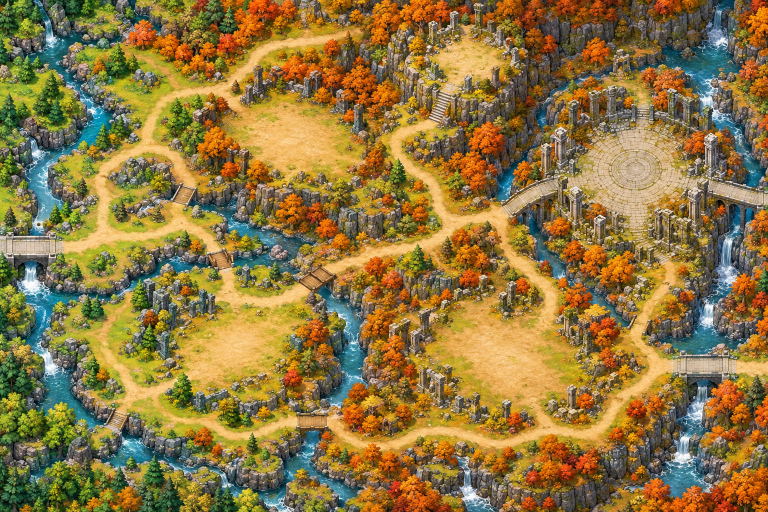
#> input picture assets/maps/source/amberwood/full.png, 1536 x 1024 px (shown at 1/2 size)
$ python -i trace-field.py   (imports and definitions only)
#> lines starting #> are read from the running program, lines starting #| are printed output that depends on the picture; after the words box and inside, x2 and y2 are one past the last pixel; in counts of white or black regions, pixels touching at a corner belong together
#!/usr/bin/env python3
"""Trace which tiles of a painted field can be walked on.

    python3 tools/trace-field.py greenmire [overlay.png]

A painted map is one picture; the game still needs to know where a character
may stand. The picture is split into the map's tile grid and each pixel is
sorted by colour: the dirt paths, the open grass and the wooden stairs and
bridges are ground; tree canopy, water, the grey cliff faces and boulders are
not. A tile is blocked when too little of it is ground. Pockets of ground no
path reaches (a clearing walled in by trees, the little islands) are closed
too, so nothing can be stranded there.

Writes shared/data/<id>-obstacles.js (one string per row, '#' blocked) and
assets/maps/<id>.webp (the picture the game draws).
"""
import os
import sys
from collections import deque

import cv2
import numpy as np
from PIL import Image

ROOT = os.path.join(os.path.dirname(__file__), '..')

FIELDS = {
    'greenmire': {
        # stitched by tools/stitch-greenmire.py from the full picture and its six close-ups
        'src': 'assets/maps/source/greenmire2/stitched.png',
        'cols': 90, 'rows': 60,
        # the picture the game draws under the streamed tiles: half size is plenty
        'backdrop_scale': 0.5,
        'seed': (44, 3),
        # the wooden stairs and bridges: dark planks the colour sort calls cliff
        'force_open': [(43, 24, 3, 4), (43, 35, 4, 3), (43, 52, 4, 4), (86, 21, 3, 3), (87, 39, 2, 3)],
        'force_block': [],
    },
    'amberwood': {
        # Monster Field 02, one 1536x1024 painting: autumn woods cut by
        # rivers, dirt clearings joined by paths and bridges, a ruined stone
        # plaza in the north-east
        'src': 'assets/maps/source/amberwood/full.png',
        'cols': 90, 'rows': 60,
        'backdrop_scale': 1,
        'seed': (2, 28),
        'classify': 'autumn',
        'close_gaps': 0.25,
        # the plank bridges and the stone stairs: dark, and sorted as cliff
        # (and the stone bridges and the plaza's worn paving, sorted as rough)
        'force_open': [(20, 21, 3, 3), (24, 29, 3, 3), (35, 31, 3, 3), (35, 48, 3, 3), (13, 48, 2, 3),
                       (50, 10, 3, 5),
                       (0, 27, 8, 3),            # the west stone bridge
                       (78, 41, 12, 3),          # the east stone bridge
                       (69, 15, 10, 11),         # the plaza
                       (82, 21, 8, 2),           # the plaza's east aqueduct
                       (78, 21, 5, 2),           # ...and where it meets the plaza
                       (58, 22, 5, 3), (62, 21, 7, 2),   # the plaza's west aqueduct, curving up to it
                       (26, 9, 3, 3),            # the north path, past the tree over it
                       (35, 30, 6, 3),           # off the middle plank bridge, east
                       (10, 30, 4, 3),           # the west road down to the south-west clearing
                       (18, 44, 6, 3),           # the big south-west clearing onto the south road
                       (27, 6, 3, 3), (26, 11, 3, 2),    # the north path's bends, by the north clearing
                       (46, 27, 4, 3),           # the middle road, where a tree leans over it
                       (28, 49, 3, 2), (31, 48, 4, 3),   # the south road, west of the plank bridge
                       (49, 20, 4, 3),           # the stairs path down to the middle road
                       (57, 24, 3, 3), (58, 27, 3, 4),   # the road south from the plaza bridge
                       (46, 17, 4, 3),           # the stairs path's foot
                       (38, 49, 4, 3), (40, 50, 4, 3),   # the south road, east of the plank bridge
                       (48, 13, 4, 3),           # the top of the stairs path
                       (60, 31, 4, 3),           # the road down to the south-east clearing
                       (43, 51, 3, 2), (61, 50, 3, 2)],  # the south road's two ends in the shade
        'force_block': [],
    },
    'obsidian': {
        # Monster Field 03, one 1536x1024 painting: black rock over lava,
        # ash-brown clearings joined by dirt roads, stone stairs and bridges,
        # a horned arena in the south-east
        'src': 'assets/maps/source/obsidian/full.png',
        'cols': 90, 'rows': 60,
        'backdrop_scale': 1,
        'seed': (25, 22),
        'classify': 'ash',
        'close_gaps': 0.25,
        # the stone stairs and bridges (grey, sorted as rock), and roads
        # darkened by the lava's glow
        # the grey stone stairs and bridges sort as rock: the gaps they leave in
        # the roads are closed across anything that is not lava (bridge_gaps)
        'bridge_gaps': 7,
        'force_open': [(0, 15, 11, 3), (11, 13, 3, 3),          # the west road in, and up to the north loop
                       (12, 31, 3, 3), (14, 32, 6, 3), (18, 34, 3, 2),                  # the south-west bridge
                       (35, 25, 6, 3), (39, 22, 3, 5),                                  # the middle bridge and stairs
                       (38, 8, 5, 2), (37, 10, 3, 5),                                   # the north clearing's west stairs
                       (50, 8, 3, 4), (51, 11, 3, 4), (52, 14, 3, 3),                   # ...and its east stairs
                       (79, 15, 11, 3),                                                 # the east bridge out
                       (66, 24, 4, 3), (69, 26, 4, 3), (72, 27, 4, 3), (74, 28, 3, 6),  # down to the arena's north stairs
                       (45, 33, 4, 3), (47, 34, 4, 3), (50, 35, 4, 3), (53, 36, 4, 3), (56, 37, 4, 3), (58, 38, 3, 3),  # the long bridge
                       (36, 33, 3, 4), (38, 32, 6, 2),                                  # the stairs up from the south-west clearing
                       (24, 46, 3, 3), (26, 48, 6, 3), (31, 49, 8, 3), (38, 50, 8, 3), (45, 51, 5, 3),  # the south road
                       (79, 45, 4, 3), (81, 47, 4, 3), (83, 49, 4, 3), (85, 51, 4, 3), (87, 52, 3, 3),  # the arena's south-east gate
                       (77, 43, 4, 4),                                                  # ...from the arena floor
                       (60, 16, 5, 4),                                                  # the road into the east clearing
                       (13, 12, 5, 2), (39, 18, 3, 3),                                  # the north loop's two ends
                       (41, 7, 3, 3),                                                   # the west stairs' top
                       (48, 52, 4, 4)],                                                 # the south road's end
        'lava_after': 0.5,     # and whatever of those stands over lava is shut again,
        # but for the bridge heads, where the lava glows up round the planks
        'force_after': [(45, 33, 4, 2), (62, 20, 3, 3), (63, 22, 2, 2), (29, 13, 3, 2), (38, 7, 4, 2),
                        (70, 26, 4, 3), (52, 35, 4, 3), (80, 45, 4, 4)],
        'force_block': [],
    },
    'frostfall': {
        # Monster Field 04, one 1536x1024 painting: snowbound ridges and ice
        # falls, snowy roads and clearings, a stair-topped ruin in the north,
        # a great rune plaza in the north-east over a frozen lake
        'src': 'assets/maps/source/frostfall/full.png',
        'cols': 90, 'rows': 60,
        'backdrop_scale': 1,
        'seed': (40, 22),
        'classify': 'snow',
        'close_gaps': 0.2,
        'bridge_gaps': 5,
        'force_open': [(22, 22, 5, 3),                           # the west roads onto the middle
                       (9, 21, 4, 2), (12, 22, 8, 3),            # the west bridge over the falls
                       (14, 9, 10, 2),                           # the north-west bridge
                       (13, 45, 7, 2), (10, 44, 4, 3),           # the south-west bridge
                       (19, 23, 3, 3), (17, 33, 4, 2),           # the west roads' ends
                       (56, 16, 4, 3), (62, 14, 6, 4),           # up the rune plaza's west stairs
                       (80, 16, 7, 5),                           # ...and down its east stairs
                       (67, 6, 17, 10),                          # the rune plaza's floor
                       (53, 17, 4, 3),                           # the middle road up to its west stairs
                       (63, 45, 15, 1), (61, 44, 3, 2),          # the south-east bridge
                       (7, 43, 4, 3), (13, 33, 5, 3),            # the south-west roads
                       (76, 45, 5, 2), (80, 44, 10, 3)],         # the east road out
        'force_block': [],
    },
}


def classify_snow(rgb):
    """Per pixel, for the frost pass: the trodden snow and the grey paving
    are ground - pale, colourless and smooth; the snow on the ridges is as
    pale but rough with rock and trees, the ice blue."""
    img = cv2.GaussianBlur(rgb, (0, 0), 1.2)
    hsv = cv2.cvtColor(img, cv2.COLOR_RGB2HSV).astype(np.int32)
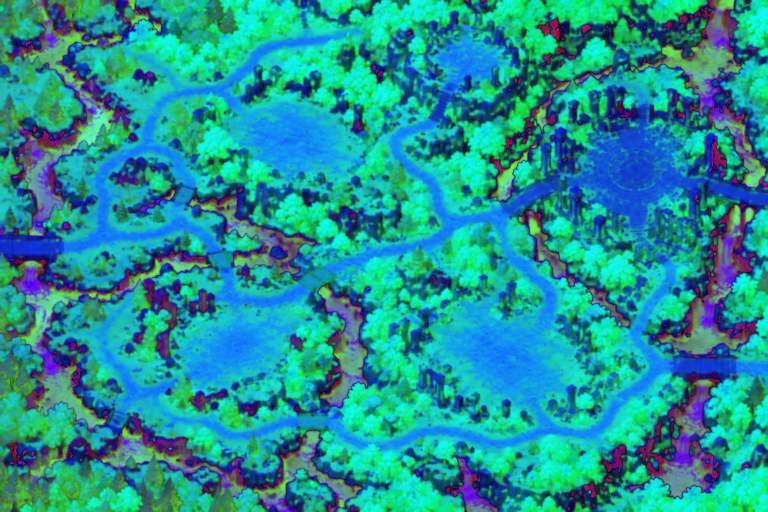
#> hsv: shape (1024, 1536, 3) int32 (shown at 1/2 size); mean R, G, B 31.2, 147.1, 150.2
    s, v = hsv[..., 1], hsv[..., 2]
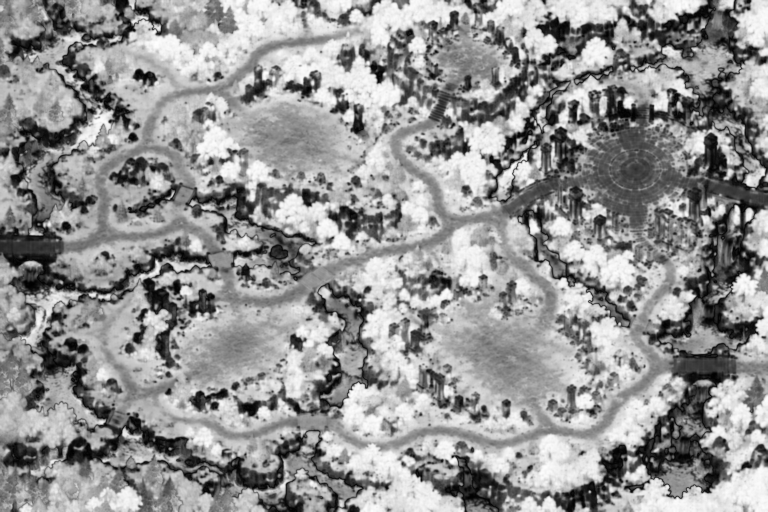
#> s: shape (1024, 1536) int32 (shown at 1/2 size); min 0, max 254, mean 147.1
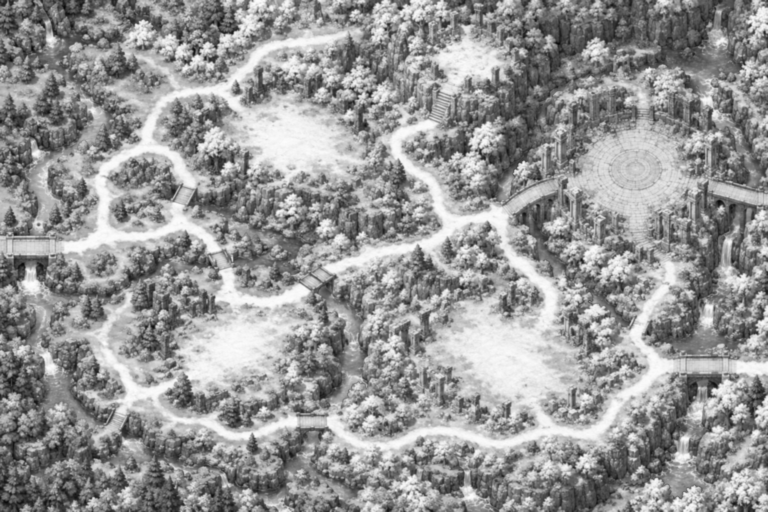
#> v: shape (1024, 1536) int32 (shown at 1/2 size); min 7, max 253, mean 150.2
    lum = cv2.cvtColor(rgb, cv2.COLOR_RGB2GRAY).astype(np.float32)
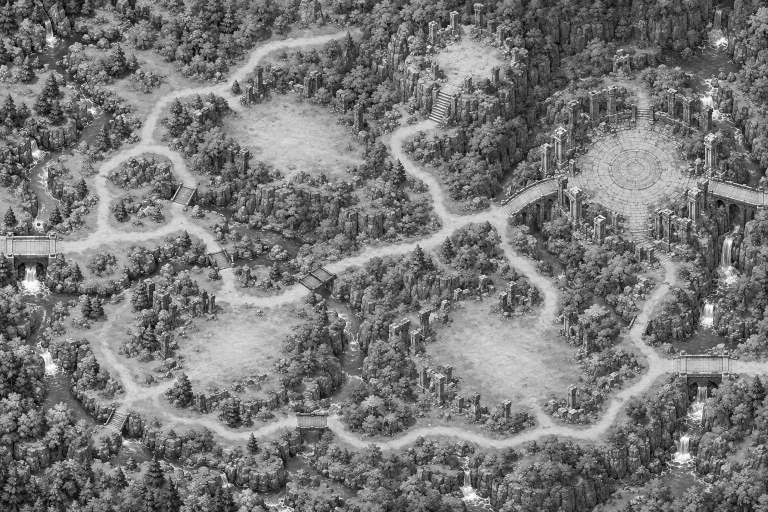
#> lum: shape (1024, 1536) float32 (shown at 1/2 size); min 0, max 255, mean 120
    mu = cv2.blur(lum, (9, 9))
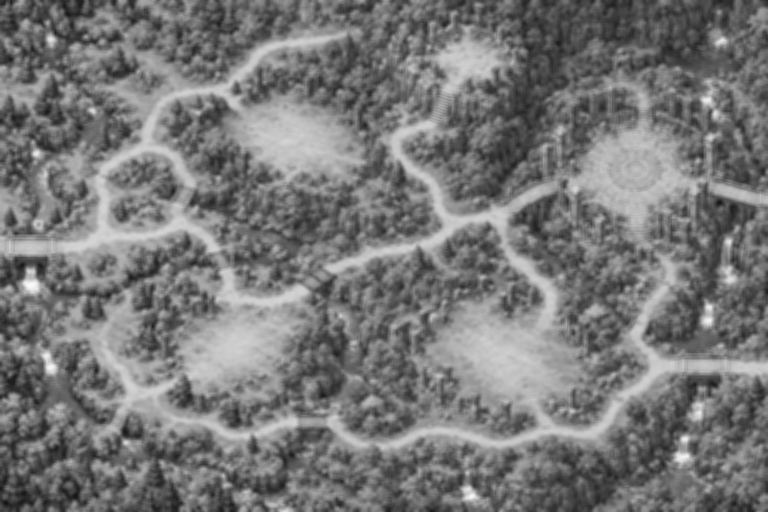
#> mu: shape (1024, 1536) float32 (shown at 1/2 size); min 17.64, max 250.9, mean 120
    sd = np.sqrt(np.maximum(cv2.blur(lum * lum, (9, 9)) - mu * mu, 0))
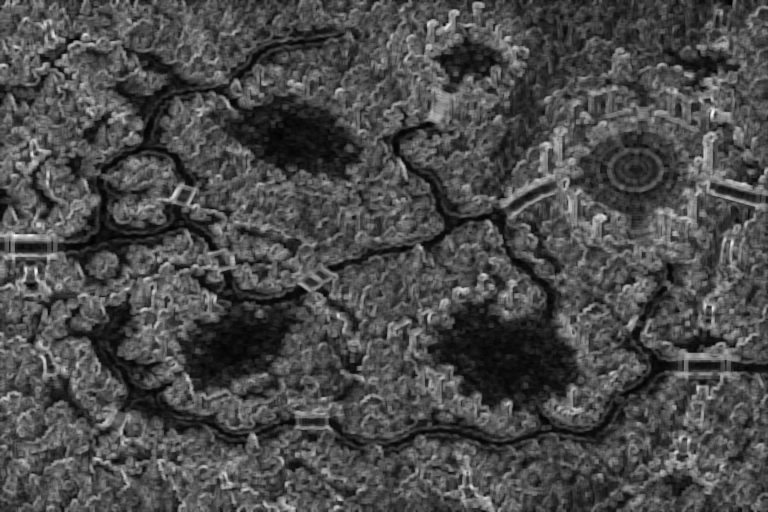
#> sd: shape (1024, 1536) float32 (shown at 1/2 size); min 2.15, max 87.7, mean 27.3; drawn with min black and max white
    return ((s < 55) & (v >= 130) & (sd < 18)).astype(np.float32)
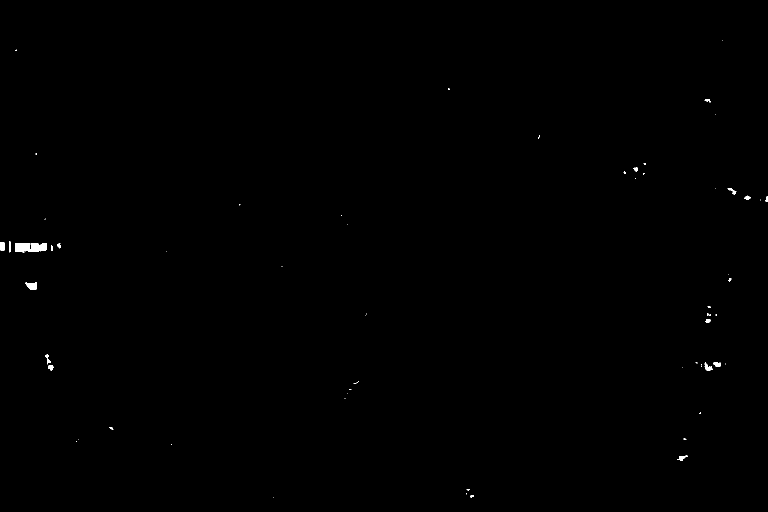
#> returned value: shape (1024, 1536) float32 (shown at 1/2 size); values 0 (black) and 1 (white), 0.17% white; 63 white regions (43 under 20 px), largest, box (x1, y1, x2, y2) and area: (30, 487, 94, 505) 975, (50, 564, 74, 580) 258, (0, 485, 9, 501) 143


# [144 lines left out: functions classify_ash, classify_autumn, classify, main, not called in this run]


# [2 lines not run here, left out]

>>> import cv2
>>> picture = cv2.cvtColor(cv2.imread('../assets/maps/source/amberwood/full.png'), cv2.COLOR_BGR2RGB)
>>> result = classify_snow(picture)
